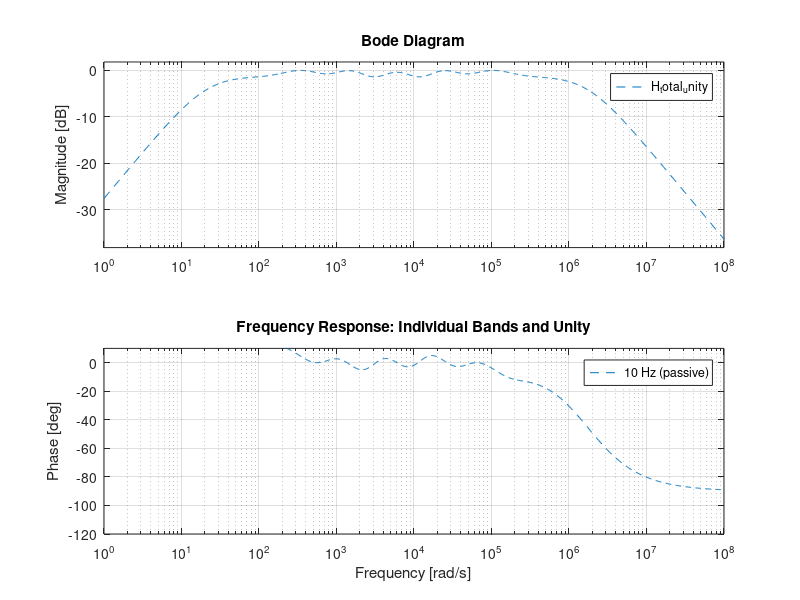
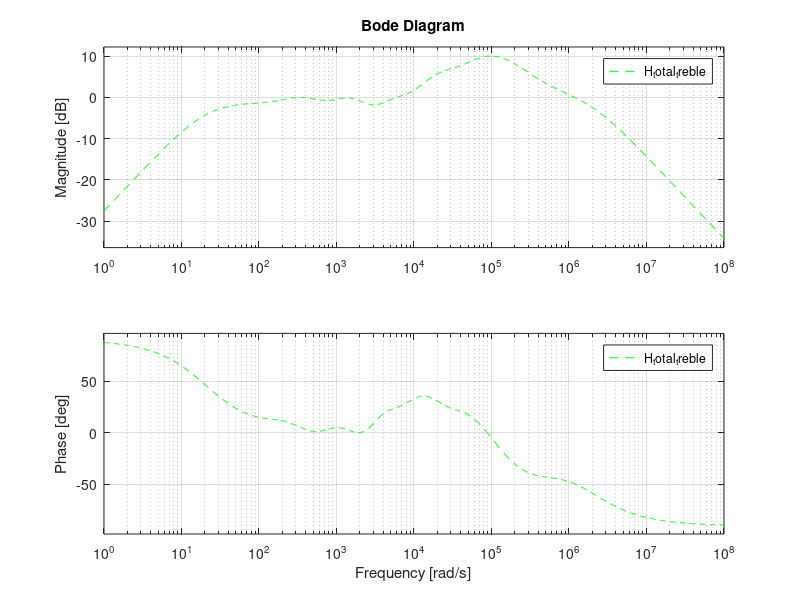

These charts were generated, in order, by the following MATLAB code: (Note: this script raises an error after producing the figures.)
%% ESE 3510 Signals and Systems - Case Study #1
%%
% * Authors: Minh Duc Nguyen, Sonia Palamand 
% * Class: ESE 3510-01
% * Date: Started - 2/20/26 ; Completed - 3/XX/26
% * Contributions from: ______
close all

%% 1: Center frequency and bandwidth for each frequency band

% [Low Guard, Bass, Low-Mid, Mid, High-Mid, Treble, High Guard]
% * added 2 passive "guard bands" at ~10 Hz and ~92 kHz, outside the human auditory 
%   range, to smooth out steep slopes at extreme low/high frequency ranges 
fc = [10, 60, 240, 960, 3840, 15360, 92200];  % Center frequencies in Hz

% Bandwidth specifications using Q factors
Q = [0.3, 0.5, 0.6, 0.6, 0.6, 0.5, 0.3];  % Band-specific Q factors
bw = fc./Q;

% MISC
disp('Frequencies | Bandwidths: ')
for i = 1:length(fc)
    disp([num2str(fc(i)), ' Hz | ', num2str(round(bw(i))), ' Hz'])
end

% Hz to rad/s conversion for CT transfer functions
% --> Creates list of 7 values
w0 = 2 * pi * fc;   % resonant frequency (2pif)
beta = 2 * pi * bw; % bandwidth (R/L in series RLC circuit)

%% 2. Transfer functions for each filter 

% 2nd-order bandpass transfer function: H(s) = (beta * s) / (s^2 + beta * s + w0^2)
filters = cell(1, length(fc));

for i = 1:length(fc)
    num = [beta(i), 0];   %  tf() will see this as Beta(s) + 0
    den = [1, beta(i), w0(i)^2];
    filters{i} = tf(num, den); % builds continuous-time transfer function
end

%% 3. Gain array, Summation for total equilizer

% Note: guard bands are left as entirely passive (gain always 1)
% Another note: presets tuned for processing given audio files (SEE PART 6)
gains_unity = [1,  1,1,1,1,1,  1]; % flat
gains_bass_boost = [1,  4,2,0.8,1,1,  1]; % lowest freq bands boosted
gains_treble_boost = [1,  1,1,0.8,1.6,4,  1];  % highest freq bands boosted 

% "blank" transfer function. 0/1 = 0, but it's formatted as a transfer function object
H_total_unity = tf(0, 1);
H_total_bass = tf(0, 1);
H_total_treble = tf(0, 1);

% applies each gain, aggregates it to total system.
for i = 1:length(fc)
    H_total_unity = H_total_unity + (gains_unity(i) * filters{i});
    H_total_bass = H_total_bass + (gains_bass_boost(i) * filters{i});
    H_total_treble = H_total_treble + (gains_treble_boost(i) * filters{i});
end

% Measure peak magnitude of the unity system across audible range
fNorm = logspace(log10(20), log10(20000), 5000);
wNorm = 2 * pi * fNorm;
[magUnity, ~] = bode(H_total_unity, wNorm);
magUnity = squeeze(magUnity);
unity_peak = max(magUnity);  % linear peak gain

% Apply inverse scalar to all presets so unity peaks at 0 dB (gain = 1; normalized)
H_total_unity = H_total_unity * (1 / unity_peak);
H_total_bass = H_total_bass * (1 / unity_peak);
H_total_treble = H_total_treble * (1 / unity_peak);

allTotal = [H_total_unity, H_total_bass, H_total_treble]; % For analysis
allName = {'Unity', 'Bass', 'Treble'};

%% 4. Plotting frequency responses 

% FIGURE 1: checking the individual bands and total system when gains are flat (all = 1)
figure('Name', 'Individual bands and Unity Equalizer');
hold on;

% Run for each bandpass filter
for i = 1:length(fc)
    bode(filters{i});
end

% Total system response with unity gain 
bode(H_total_unity, '--');

title('Frequency Response: Individual Bands and Unity');
legend([num2str(fc(1)), ' Hz (passive)'], [num2str(fc(2)), ' Hz'], [num2str(fc(3)), ' Hz'], ...
       [num2str(fc(4)), ' Hz'], [num2str(fc(5)), ' Hz'], [num2str(fc(6)), ' Hz'], ...
       [num2str(fc(7)), ' Hz (passive)'], 'Total System (Unity)')
hold off;
% Adjust y-limits
axes_handles = findall(gcf, 'type', 'axes'); axes(axes_handles(3)); ylim([-120, 10]); 

% FIGURE 2: comparing 3 presets (unity, bass boost, treble boost)

figure('Name','Equalizers Comparison')
hold on;
% SUMMED EQUALIZER 
bode(H_total_unity, 'r');
bode(H_total_bass, 'b--');
bode(H_total_treble, 'g--');

% Extract data points for analysis
for i = 1:3
    H_tot = allTotal(i);
    f = logspace(log10(20), log10(20000), 2000);
    w = 2*pi*f;
    [mag, ~] = bode(H_tot, w);
    magdB = round(20*log10(squeeze(mag)), 2);
    % Audible human range: 20 Hz to 20 kHz
    idx = (f >= 20) & (f <= 20000);
    magAudible = magdB(idx);
    fAudible = f(idx);
    % Min
    [magMin, idxMin] = min(magAudible);
    hzMin = fAudible(idxMin);
    % Max
    [magMax, idxMax] = max(magAudible);
    hzMax = fAudible(idxMax);
    % Peak-to-peak
    ptop = peak2peak(magAudible);
    disp([allName{i}, ': Min = ', num2str(magMin, '%.2f'), ...
        ' dB @ ', num2str(hzMin, '%.1f'), ' Hz | ', ...
        'Max = ', num2str(magMax, '%.2f'), ...
        ' dB @ ', num2str(hzMax, '%.1f'), ' Hz | ', ...
        'p-to-p = ', num2str(ptop, '%.2f'), ' dB'])
end

title('Overall Equalizer Settings: Unity, Bass Boost, Treble Boost');
legend('Unity', 'Bass Boost', 'Treble Boost');
hold off;

%% 5. Approximate Impulse Response using lsim
% lsim(b,a,x,t) with x=[1 zeros(1,N)]

fs = 44100;   % audio sampling rate 
t = 0:(1/fs):0.05; % time vector going from 0 to 0.05 seconds
x_imp = [1, zeros(1, length(t)-1)]; % impulse input

figure('Name', 'Impulse Responses of All Bands');

% Go through each filter, simulate the response
for i = 1:length(fc)
    % get numerator and denominator array of filter 
    [num_i, den_i] = tfdata(filters{i}, 'v'); % The 'v' param outputs array instead of cell
    
    % CT LCCDE response
    h_i = lsim(num_i, den_i, x_imp, t);
    
    % Stacked subplot
    subplot(length(fc), 1, i);
    plot(t, h_i);
    title(['Impulse Response of Band ', num2str(i), ' (', num2str(fc(i)), ' Hz)']);
    xlabel('Time (seconds)');
    ylabel('Amplitude');
end

%% 6: Enhancing jazz audio clips w/ presets

% Load audio files
[x_giant_steps, fs_giant_steps] = audioread("Wavs\Giant Steps Bass Cut.wav");
[x_space_station, fs_space_station] = audioread("Wavs\Space Station - Treble Cut.wav");

% (A) Giant Steps (bass cut) --> bass boost preset
[num, den] = tfdata(H_total_bass, 'v'); % Get numerator/denominator
tAudioGS = (0:length(x_giant_steps)-1)' / fs_giant_steps; % Time vector
% Process w/ lsim
y_giant_stepsL = lsim(num, den, x_giant_steps(:, 1), tAudioGS); 
y_giant_stepsR = lsim(num, den, x_giant_steps(:, 2), tAudioGS); 
y_giant_steps = [y_giant_stepsL, y_giant_stepsR];

% Extract averaged (mono) audio signal for plotting
x_giant_steps_MONO = (x_giant_steps(:, 1) + x_giant_steps(:, 2))/2;
y_giant_steps_MONO = (y_giant_steps(:, 1) + y_giant_steps(:, 2))/2;

% Get FT transform (for the first second)
x_giant_steps_SNIP = x_giant_steps_MONO(1:fs_giant_steps);
y_giant_steps_SNIP = y_giant_steps_MONO(1:fs_giant_steps);
N = length(x_giant_steps_SNIP); 
fGS = (0:floor(N/2))' * fs_giant_steps/N; % Extract only half (other half redundant)
xFS_giant_steps = fft(x_giant_steps_SNIP); yFS_giant_steps = fft(y_giant_steps_SNIP);

% Plot waveforms
figure('Name', 'Original vs Bass-Boosted Waveforms + FFT of Giant Steps')
% Averaged (mono) processed
subplot(2, 1, 1);
plot(tAudioGS, y_giant_steps_MONO)
hold on; 
% Averaged (mono) original
plot(tAudioGS, x_giant_steps_MONO) 
xlabel('Time (s)'); ylabel('Amplitude'); axis tight;
title('Original vs Bass-Boosted Waveforms of Giant Steps'); hold off;
legend('Processed Waveform', 'Original Waveform');

% Plot FT (half)
subplot(2, 1, 2);
plot(fGS, abs(yFS_giant_steps(1:floor(N/2)+1))); hold on; 
plot(fGS, abs(xFS_giant_steps(1:floor(N/2)+1))); axis tight;
xlabel('Frequency (Hz)'); ylabel('|X(f)|');
title('FT of Original vs Bass-Boosted Waveforms of Giant Steps')
legend('Processed Waveform', 'Original Waveform'); hold off;

% Plot spectrogram (averaged mono audio)
figure('Name', 'Spectrogram of Original vs Processed Giant Steps')
subplot(2, 1, 1); spectrogram(x_giant_steps_MONO, 256, 200, 256, fs_giant_steps);
title('Original Audio Signal'); clim([-150, -40])
subplot(2, 1, 2); spectrogram(y_giant_steps_MONO, 256, 200, 256, fs_giant_steps);
title('Processed Audio Signal'); clim([-150, -40])
sgtitle('Spectrogram of Original vs Processed Giant Steps Audio')


% (B) Space Station (treble cut) --> treble boost preset
[num, den] = tfdata(H_total_treble, 'v'); % Get numerator/denominator
tAudioSS = (0:length(x_space_station)-1)' / fs_space_station; % Time vector
% Process w/ lsim
y_space_stationL = lsim(num, den, x_space_station(:, 1), tAudioSS); 
y_space_stationR = lsim(num, den, x_space_station(:, 2), tAudioSS); 
y_space_station = [y_space_stationL, y_space_stationR];

% Extract averaged (mono) audio signal for plotting
x_space_station_MONO = (x_space_station(:, 1) + x_space_station(:, 2))/2;
y_space_station_MONO = (y_space_station(:, 1) + y_space_station(:, 2))/2;

% Get FT transform (for the first second)
x_space_station_SNIP = x_space_station_MONO(1:fs_space_station);
y_space_station_SNIP = y_space_station_MONO(1:fs_space_station);
N = length(x_space_station_SNIP); 
fSS = (0:floor(N/2))' * fs_space_station/N; % Extract only half (other half redundant)
xFS_space_station = fft(x_space_station_SNIP); yFS_space_station = fft(y_space_station_SNIP);

% Plot waveforms
figure('Name', 'Original vs Treble-Boosted Waveforms + FFT of Space Station')
% Averaged (mono) processed
subplot(2, 1, 1);
plot(tAudioSS, y_space_station_MONO)
hold on; 
% Averaged (mono) original
plot(tAudioSS, x_space_station_MONO) 
xlabel('Time (s)'); ylabel('Amplitude'); axis tight;
title('Original vs Treble-Boosted Waveforms of Space Station'); hold off;
legend('Processed Waveform', 'Original Waveform');

% Plot FT (half)
subplot(2, 1, 2);
plot(fSS, abs(yFS_space_station(1:floor(N/2)+1))); hold on; 
plot(fSS, abs(xFS_space_station(1:floor(N/2)+1))); axis tight;
xlabel('Frequency (Hz)'); ylabel('|X(f)|');
title('FT of Original vs Treble-Boosted Waveforms of Space Station')
legend('Processed Waveform', 'Original Waveform'); hold off;

% Plot spectrogram (averaged mono audio)
figure('Name', 'Spectrogram of Original vs Processed Space Station')
subplot(2, 1, 1); spectrogram(x_space_station_MONO, 256, 200, 256, fs_space_station);
title('Original Audio Signal');
subplot(2, 1, 2); spectrogram(y_space_station_MONO, 256, 200, 256, fs_space_station);
title('Processed Audio Signal');
sgtitle('Spectrogram of Original vs Processed Space Station Audio')


% Listen to processed audios
sound(y_giant_steps, fs_giant_steps)
pause(15)
sound(y_space_station, fs_space_station)
pause(15)


%% 7: Enhancing bird vocalizations 
close all
[filtersTEST, H_totalTEST] = audioEQ([10, 60, 240, 960, 3840, 15360, 92200], ...
    [0.3, 0.5, 0.6, 0.6, 0.6, 0.5, 0.3], [1,4,2,0.8,1,1,1], 1, 1);
